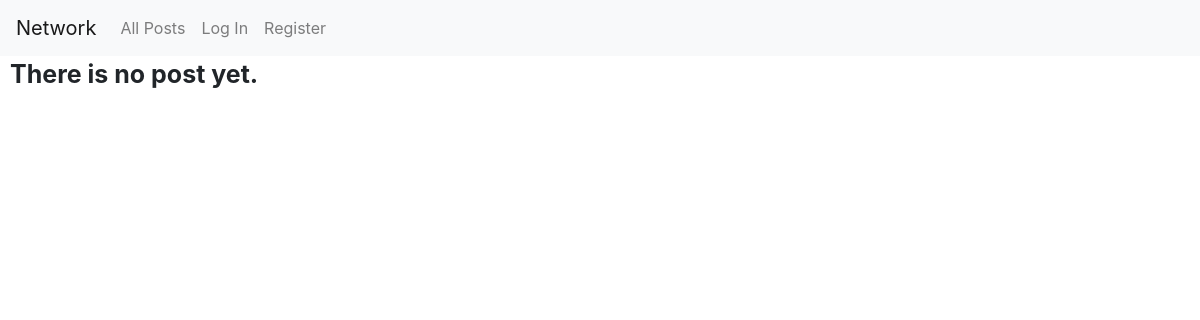
Before: /allposts/ with the older database file.
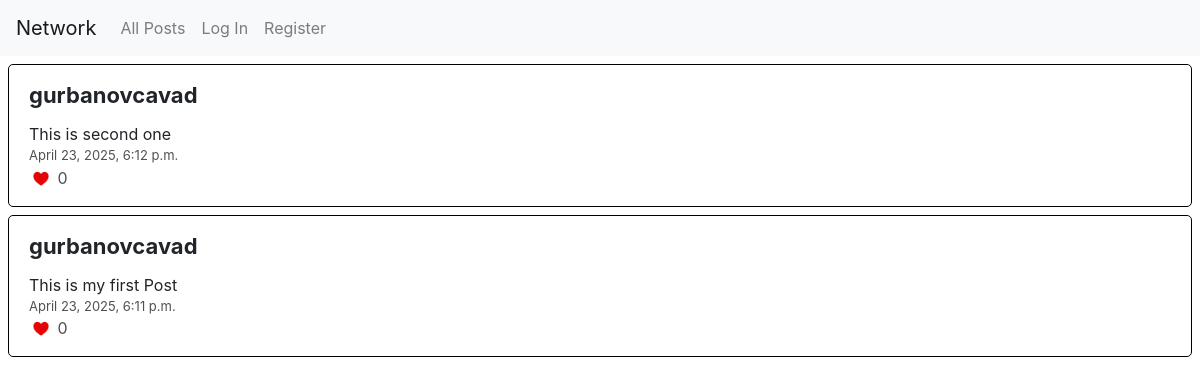
After: the same page with the newer database file.
### network/models.py (models this page shows, shortened)
class Post(models.Model):
    owner = models.ForeignKey(User, on_delete=models.CASCADE, related_name="posts")
    body = models.TextField(blank=False, null=False)
    created_at = models.DateTimeField(auto_now_add=True)

class User(AbstractUser):
    pass

### network/views.py (the view)
# urls.py: path("allposts/", views.all_posts, name='all_posts')
def all_posts(request):
    posts = Post.objects.order_by('-created_at').all()
    context = {'posts': posts}
    return render(request, 'network/all_posts.html', context)

### network/templates/network/all_posts.html (shortened to what this page needs)
{% extends 'network/layout.html' %}
{% block body %}
    {% for post in posts %}
        <div>
            <div class="post">
                <div id="username">{{post.owner}}</div>
                <div id="content">{{post.body}}</div>
                <div id="time">{{post.created_at}}</div>
                <div id="likes">
                    <img style="width: 24px; height: 22px; margin-bottom: 3px;" alt="">
                    <span class="like">0</span>
                </div>
            </div>
        </div>
    {% empty %}
        <div style="margin-left: 10px; font-weight: bold; font-size: 25px;">There is no post yet.</div>
    {% endfor %}
{% endblock %}

### network/templates/network/layout.html (shortened to what this page needs)
{% load static %}
<!DOCTYPE html>
<html lang="en">
    <head>
        <link rel="stylesheet" href="https://stackpath.bootstrapcdn.com/bootstrap/4.4.1/css/bootstrap.min.css">
        <link href="{% static 'network/style.css' %}" rel="stylesheet">
    </head>
    <body>
        <nav class="navbar navbar-expand-lg navbar-light bg-light">
            <a class="navbar-brand" href="{% url 'index' %}">Network</a>
            <div>
              <ul class="navbar-nav mr-auto">
                <li class="nav-item">
                  <a class="nav-link" href="{% url 'index' %}">All Posts</a>
                </li>
                {% if user.is_authenticated %}
                    <li class="nav-item">
                        <a class="nav-link" href="#">Following</a>
                    </li>
                    <li class="nav-item">
                        <a class="nav-link" href="{% url 'logout' %}">Log Out</a>
                    </li>
                {% else %}
                    <li class="nav-item">
                        <a class="nav-link" href="{% url 'login' %}">Log In</a>
                    </li>
                    <li class="nav-item">
                        <a class="nav-link" href="{% url 'register' %}">Register</a>
                    </li>
                {% endif %}
              </ul>
            </div>
          </nav>
        <div class="body">
            {% if message %}
                <div style="font-size: 25px; font-weight: bold; margin-left: 10px;">{{message}}</div>
            {% else %}
                {% block body %}
                {% endblock %}
            {% endif %}
        </div>
    </body>
</html>

### network/static/network/style.css (style rules this page uses)
.post { border: solid black 1px; border-radius: 5px; margin: 8px; padding: 14px 20px; }
#username { font-size: 22px; font-weight: bold; margin-bottom: 10px; }
#time { color: rgb(81, 81, 81); font-size: 13px; }
.like { color: rgb(81, 81, 81); }

Changed rows visible on the page:
added Post: owner "gurbanovcavad", body "This is second one", created_at "April 23, 2025, 6:12 p.m."
added Post: owner "gurbanovcavad", body "This is my first Post", created_at "April 23, 2025, 6:11 p.m."
Other visible differences:
text no longer shown: "There is no post yet."
